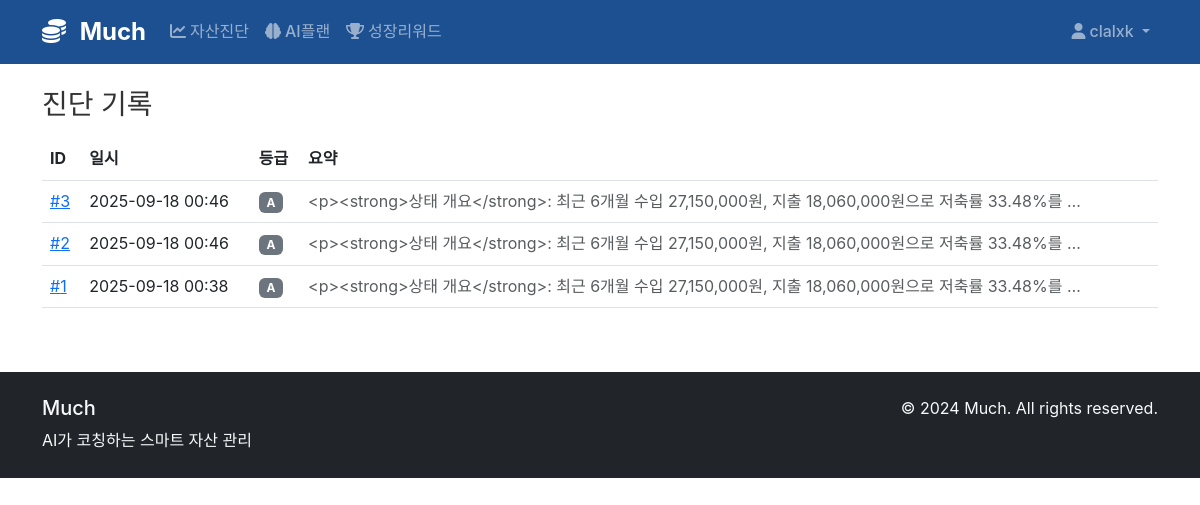
/assessments/ (signed in), run on the app's committed database.
### asset/models.py (models this page shows, shortened)
class Assessment(models.Model):
    user = models.ForeignKey(User, null=True, blank=True, on_delete=models.SET_NULL)
    credit_info = models.TextField(help_text="신용정보 요약(대출/카드/한도 등 자유기입)")
    income_6m = models.DecimalField("6개월 총 수입", max_digits=14, decimal_places=2,
                                    validators=[MinValueValidator(0)])
    expense_6m = models.DecimalField("6개월 총 지출", max_digits=14, decimal_places=2,
                                     validators=[MinValueValidator(0)])
    credit_score = models.IntegerField("신용점수",
                                       validators=[MinValueValidator(0), MaxValueValidator(1000)])
    result = models.JSONField(null=True, blank=True)  # LLM 결과(JSON)
    grade = models.CharField(max_length=2, blank=True)  # 빠른 접근용(A/B/C/D 등)
    created_at = models.DateTimeField(auto_now_add=True)
    class Meta:
        ordering = ["-created_at"]

### asset/views.py (the view)
# urls.py: path("assessments/", views.assessment_list, name="assessment_list"),
@require_http_methods(["GET"])
def assessment_list(request):
    qs = Assessment.objects.all()
    return render(request, "asset/assessment_list.html", {"items": qs})

### templates/asset/assessment_list.html (shortened to what this page needs)
{% extends "base.html" %}
{% block content %}
<h3 class="mb-3">진단 기록</h3>
<div class="table-responsive">
<table class="table table-hover align-middle">
  <thead>
    <tr><th>ID</th><th>일시</th><th>등급</th><th>요약</th></tr>
  </thead>
  <tbody>
  {% for it in items %}
    <tr>
      <td><a href="{% url 'asset:assessment_detail' it.pk %}">#{{ it.pk }}</a></td>
      <td>{{ it.created_at|date:"Y-m-d H:i" }}</td>
      <td><span class="badge bg-secondary">{{ it.grade|default:"-" }}</span></td>
      <td class="text-muted">
        {{ it.result.summary|default:"-"|truncatechars:80 }}
      </td>
    </tr>
  {% empty %}
    <tr><td colspan="4">기록 없음</td></tr>
  {% endfor %}
  </tbody>
</table>
</div>
{% endblock %}

### templates/base.html (shortened to what this page needs)
<!DOCTYPE html>
<html lang="ko">
<head>
    <title>{% load static %}
{% block title %}금융보안아카데미{% endblock %}</title>
    <link href="https://cdn.jsdelivr.net/npm/bootstrap@5.3.0/dist/css/bootstrap.min.css" rel="stylesheet">
    <link rel="stylesheet" href="https://cdnjs.cloudflare.com/ajax/libs/font-awesome/6.4.0/css/all.min.css">
    <link rel="stylesheet" href="{% static 'css/style.css' %}">
    <link rel="stylesheet" href="{% static 'css/plan.css' %}">
</head>
<body class="{% block body_class %}{% endblock %}">
    <nav class="navbar navbar-expand-lg navbar-dark" style="background-color: #1d5091;">
        <div class="container">
            <a class="navbar-brand" href="{% url 'asset:home' %}">
                <i class="fas fa-coins me-2"></i>
                Much
            </a>
            <div class="collapse navbar-collapse" id="navbarNav">
                <ul class="navbar-nav me-auto">
                    <li class="nav-item">
                        <a class="nav-link" href="{% url 'asset:home' %}">
                            <i class="fas fa-chart-line me-1"></i>자산진단
                        </a>
                    </li>
                    <li class="nav-item">
                        <a class="nav-link" href="{% url 'plan:plan_home' %}">
                            <i class="fas fa-brain me-1"></i>AI플랜
                        </a>
                    </li>
                    <li class="nav-item">
                        <a class="nav-link" href="{% url 'reward:reward_home' %}">
                            <i class="fas fa-trophy me-1"></i>성장리워드
                        </a>
                    </li>
                </ul>
                <ul class="navbar-nav">
                    {% if user.is_authenticated %}
                        <li class="nav-item dropdown">
                            <a class="nav-link dropdown-toggle" href="#" id="navbarDropdown" role="button" data-bs-toggle="dropdown">
                                <i class="fas fa-user me-1"></i>{{ user.username }}
                            </a>
                        </li>
                    {% else %}
                        <li class="nav-item">
                            <a class="nav-link" href="{% url 'admin:login' %}">
                                <i class="fas fa-sign-in-alt me-1"></i>로그인
                            </a>
                        </li>
                    {% endif %}
                </ul>
            </div>
        </div>
    </nav>
    <main class="container my-4">
        {% block content %}{% endblock %}
    </main>
    <footer class="bg-dark text-light py-4 mt-5">
        <div class="container">
            <div class="row">
                <div class="col-md-6">
                    <h5>Much</h5>
                    <p class="mb-0">AI가 코칭하는 스마트 자산 관리</p>
                </div>
                <div class="col-md-6 text-md-end">
                    <p class="mb-0">&copy; 2024 Much. All rights reserved.</p>
                </div>
            </div>
        </div>
    </footer>
</body>
</html>

### static/css/style.css (style rules this page uses)
:root { --primary-color: #1d5091; --secondary-color: #f8f9fa; --accent-color: #28a745; --warning-color: #ffc107; --danger-color: #dc3545; --text-color: #333; --light-text: #6c757d; --border-color: #dee2e6; }
body { font-family: 'Noto Sans KR', -apple-system, BlinkMacSystemFont, 'Segoe UI', Roboto, sans-serif; color: var(--text-color); line-height: 1.6; }
.navbar-brand { font-weight: 700; font-size: 1.5rem; }
.navbar-nav .nav-link { font-weight: 500; transition: color 0.3s ease; }

### static/css/plan.css (style rules this page uses)
body { font-family: 'Noto Sans KR', -apple-system, BlinkMacSystemFont, 'Segoe UI', Roboto, sans-serif; line-height: 1.6; }

### data on the page
Assessment: pk "3", created_at "2025-09-18 00:46", grade "A", result.summary "<p><strong>상태 개요</strong>: 최근 6개월 수입 27,150,000원, 지출 18,060,000원으로 저축률 33.48%를 …"
Assessment: pk "2", created_at "2025-09-18 00:46", grade "A", result.summary "<p><strong>상태 개요</strong>: 최근 6개월 수입 27,150,000원, 지출 18,060,000원으로 저축률 33.48%를 …"
Assessment: pk "1", created_at "2025-09-18 00:38", grade "A", result.summary "<p><strong>상태 개요</strong>: 최근 6개월 수입 27,150,000원, 지출 18,060,000원으로 저축률 33.48%를 …"

### other printed values
{{ user.username }} "clalxk"
